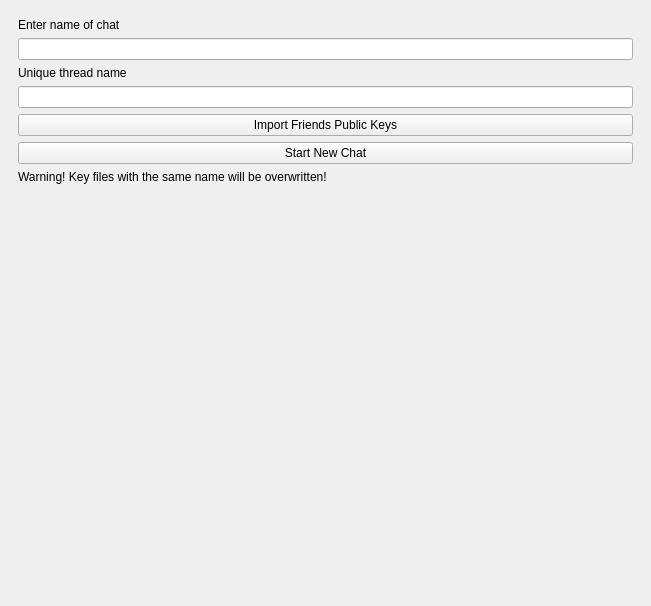
<?xml version="1.0" encoding="UTF-8"?>
<ui version="4.0">
 <class>newChatWindow</class>
 <widget class="QMainWindow" name="newChatWindow">
  <property name="geometry">
   <rect>
    <x>0</x>
    <y>0</y>
    <width>651</width>
    <height>606</height>
   </rect>
  </property>
  <property name="windowTitle">
   <string>MainWindow</string>
  </property>
  <widget class="QWidget" name="centralwidget">
   <layout class="QGridLayout" name="gridLayout">
    <item row="0" column="0" alignment="Qt::AlignTop">
     <widget class="QWidget" name="widget" native="true">
      <layout class="QGridLayout" name="gridLayout_2">
       <item row="3" column="0">
        <widget class="QLineEdit" name="lineEdit_2"/>
       </item>
       <item row="0" column="0">
        <widget class="QLabel" name="label">
         <property name="text">
          <string>Enter name of chat</string>
         </property>
        </widget>
       </item>
       <item row="4" column="0">
        <widget class="QPushButton" name="newChatImportButton">
         <property name="text">
          <string>Import Friends Public Keys</string>
         </property>
        </widget>
       </item>
       <item row="1" column="0">
        <widget class="QLineEdit" name="newChatName"/>
       </item>
       <item row="5" column="0">
        <widget class="QPushButton" name="newChartStartButton">
         <property name="text">
          <string>Start New Chat</string>
         </property>
        </widget>
       </item>
       <item row="2" column="0">
        <widget class="QLabel" name="label_3">
         <property name="text">
          <string>Unique thread name</string>
         </property>
        </widget>
       </item>
       <item row="6" column="0">
        <widget class="QLabel" name="label_2">
         <property name="text">
          <string>Warning! Key files with the same name will be overwritten!</string>
         </property>
        </widget>
       </item>
      </layout>
     </widget>
    </item>
   </layout>
  </widget>
 </widget>
 <resources/>
 <connections/>
</ui>
